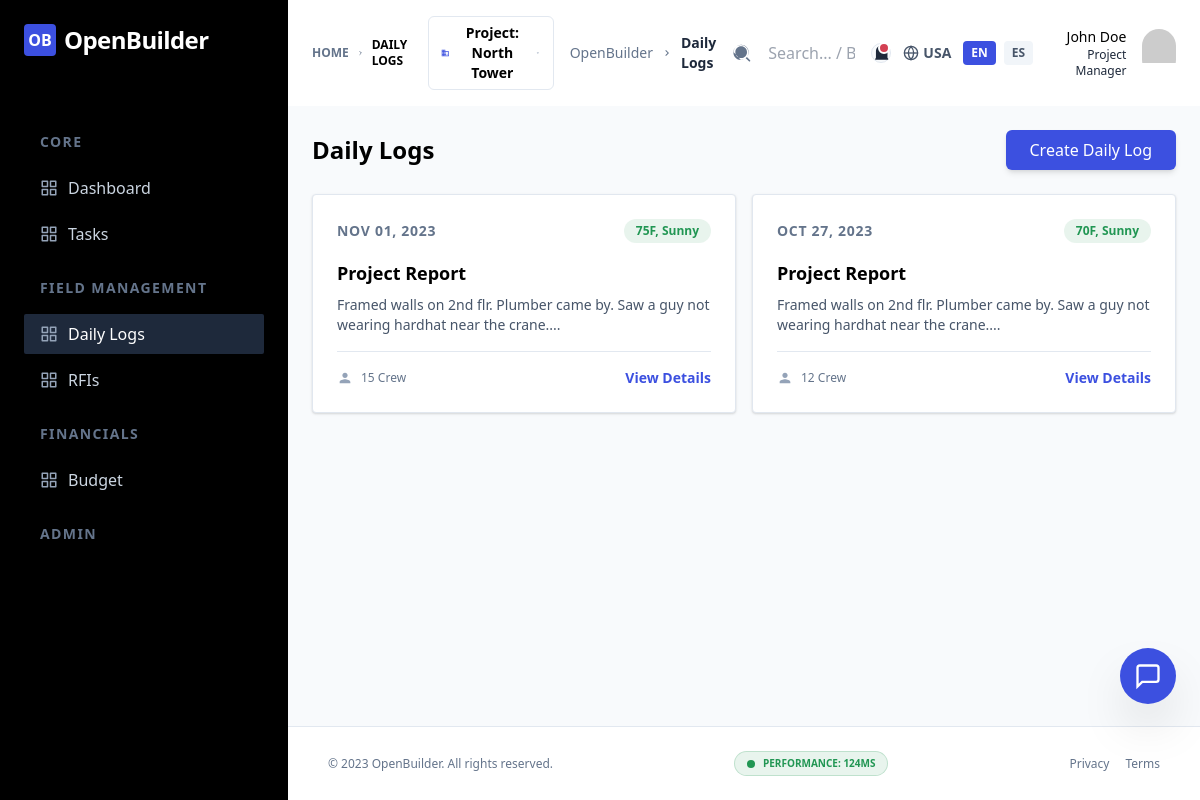
/?page=daily_logs&lang=en, run on the app's committed database.
### tables this page shows
CREATE TABLE daily_logs (
            id INTEGER PRIMARY KEY AUTOINCREMENT,
            log_date TEXT NOT NULL,
            weather TEXT,
            manpower INTEGER,
            work_performed TEXT,
            ai_report TEXT
        );

### src/app.php (called while the page is built, shortened)
<?php
$lang = $_GET['lang'] ?? 'en';
$region = $_GET['region'] ?? 'USA';
$page_titles = [
    'dashboard' => ['en' => 'Dashboard', 'es' => 'Panel'],
    'rfis' => ['en' => 'RFIs', 'es' => 'Solicitudes'],
    'create_rfi' => ['en' => 'Create RFI', 'es' => 'Crear RFI'],
    'daily_logs' => ['en' => 'Daily Logs', 'es' => 'Diarios'],
    'create_daily_log' => ['en' => 'Create Daily Log', 'es' => 'Crear Diario'],
    'view_daily_log' => ['en' => 'View Daily Log', 'es' => 'Ver Diario'],
    'budget' => ['en' => 'Budget', 'es' => 'Presupuesto'],
    'docs' => ['en' => 'Docs', 'es' => 'Docs'],
    'project_settings' => ['en' => 'Settings', 'es' => 'Ajustes'],
    'audit_logs' => ['en' => 'Audit Logs', 'es' => 'Auditoría'],
    'mfa' => ['en' => 'MFA', 'es' => 'MFA'],
];
function paginate_results($pdo, $query, $params = [], $per_page = 5) {
    $p = $_GET['p'] ?? 1;
    $offset = ($p - 1) * $per_page;
    $count_query = preg_replace('/SELECT (.*) FROM/i', 'SELECT COUNT(*) FROM', $query);
    $count_query = preg_replace('/ORDER BY (.*)/i', '', $count_query);
    $stmt = $pdo->prepare($count_query);
    $stmt->execute($params);
    $total_items = $stmt->fetchColumn();
    $total_pages = ceil($total_items / $per_page);
    $paged_query = $query . " LIMIT :limit OFFSET :offset";
    $stmt = $pdo->prepare($paged_query);
    $stmt->bindValue(':limit', $per_page, PDO::PARAM_INT);
    $stmt->bindValue(':offset', $offset, PDO::PARAM_INT);
    $stmt->execute();
    return [
        'items' => $stmt->fetchAll(PDO::FETCH_ASSOC),
        'total_pages' => $total_pages,
        'current_page' => $p,
        'total_items' => $total_items
    ];
}

### templates/daily_logs.php (the view, shortened to what this page needs)
<?php
$query = "SELECT * FROM daily_logs ORDER BY log_date DESC, id DESC";
$pagination = paginate_results($pdo, $query, [], 6);
$daily_logs = $pagination['items'];
?>
<div class="mb-6 flex flex-col gap-3 sm:flex-row sm:items-center sm:justify-between">
    <h2 class="text-2xl font-bold text-black">
        <?php echo $lang === 'es' ? 'Diarios de Obra' : 'Daily Logs'; ?>
    </h2>
    <a href="?page=create_daily_log&lang=<?php echo $lang; ?>" class="inline-flex items-center justify-center rounded-md bg-primary py-2 px-6 text-center font-medium text-white hover:bg-opacity-90 shadow-md transition-all active:scale-95">
        <?php echo $lang === 'es' ? 'Crear Diario' : 'Create Daily Log'; ?>
    </a>
</div>
<div class="grid grid-cols-1 gap-4 md:grid-cols-2 xl:grid-cols-3">
    <?php foreach ($daily_logs as $log): ?>
    <div class="card hover:shadow-md transition-shadow">
        <div class="flex items-center justify-between mb-4">
            <span class="text-sm font-bold text-slate-500 uppercase tracking-wider">
                <?php echo date('M d, Y', strtotime($log['log_date'])); ?>
            </span>
            <span class="inline-flex rounded-full bg-success bg-opacity-10 py-1 px-3 text-xs font-bold text-success">
                <?php echo htmlspecialchars($log['weather']); ?>
            </span>
        </div>
        <h3 class="text-lg font-bold text-black mb-2 truncate">
            <?php echo $lang === 'es' ? 'Informe de Obra' : 'Project Report'; ?>
        </h3>
        <p class="text-sm text-slate-600 line-clamp-3 mb-4">
            <?php echo htmlspecialchars(substr($log['work_performed'], 0, 150)); ?>...
        </p>
        <div class="flex items-center justify-between border-t border-stroke pt-4">
            <div class="flex items-center gap-2">
                <svg class="fill-slate-400" width="16" height="16" viewBox="0 0 24 24">
                    <path d="M12 12c2.21 0 4-1.79 4-4s-1.79-4-4-4-4 1.79-4 4 1.79 4 4 4zm0 2c-2.67 0-8 1.34-8 4v2h16v-2c0-2.66-5.33-4-8-4z"></path>
                </svg>
                <span class="text-xs font-medium text-slate-500"><?php echo $log['manpower']; ?> <?php echo $lang === 'es' ? 'Personal' : 'Crew'; ?></span>
            </div>
            <a href="?page=view_daily_log&id=<?php echo $log['id']; ?>&lang=<?php echo $lang; ?>" class="text-primary hover:underline text-sm font-bold">
                <?php echo $lang === 'es' ? 'Ver Detalles' : 'View Details'; ?>
            </a>
        </div>
    </div>
    <?php endforeach; ?>
</div>

### layouts/header.php (shortened to what this page needs)
<!DOCTYPE html>
<html lang="<?php echo $lang; ?>">
<head>
    <link rel="stylesheet" href="public/css/variables.css?v=<?php echo ASSET_VERSION; ?>">
    <link rel="stylesheet" href="public/css/base.css?v=<?php echo ASSET_VERSION; ?>">
    <script src="https://cdn.tailwindcss.com"></script>
</head>
<body class="bg-slate-50 text-slate-800 font-sans">

### index.php (shortened to what this page needs)
<?php
require_once __DIR__ . '/src/app.php';
$page = $_GET['page'] ?? 'dashboard';
include_once __DIR__ . '/layouts/header.php';
?>
<div class="flex h-screen overflow-hidden">
    <?php include_once __DIR__ . '/layouts/sidebar.php'; ?>
    <div class="relative flex flex-1 flex-col overflow-y-auto overflow-x-hidden">
        <?php include_once __DIR__ . '/layouts/topbar.php'; ?>
        <main class="flex-1">
            <div class="mx-auto max-w-screen-2xl p-4 md:p-6 2xl:p-10">
                <?php
                $template_file = __DIR__ . "/templates/{$page}.php";
                include $template_file;
                ?>
            </div>
        </main>
        <?php include_once __DIR__ . '/layouts/footer.php'; ?>
<button onclick="document.getElementById('ai-chat').classList.toggle('hidden')" class="fixed bottom-24 right-6 z-9999 h-14 w-14 bg-primary text-white rounded-full shadow-2xl flex items-center justify-center hover:scale-110 transition-all active:scale-95">
    <svg width="28" height="28" viewBox="0 0 24 24" fill="none" stroke="currentColor" stroke-width="2"><path d="M21 15a2 2 0 0 1-2 2H7l-4 4V5a2 2 0 0 1 2-2h14a2 2 0 0 1 2 2z"></path></svg>
</button>

### layouts/sidebar.php (shortened to what this page needs)
<?php
$nav_json = file_get_contents(__DIR__ . '/../src/navigation.json');
$nav_groups = json_decode($nav_json, true);
?>
<aside id="sidebar" class="absolute left-0 top-0 z-999 flex h-screen w-72 flex-col overflow-y-hidden bg-black duration-300 ease-linear lg:static lg:translate-x-0 -translate-x-full" role="navigation" aria-label="Main Navigation">
    <div class="flex items-center justify-between gap-2 px-6 py-5 lg:py-6">
        <a href="index.php" class="flex items-center gap-2">
            <div class="h-8 w-8 bg-primary rounded flex items-center justify-center text-white font-bold">OB</div>
            <span class="text-2xl font-bold text-white tracking-tight">OpenBuilder</span>
        </a>
    </div>
    <div class="no-scrollbar flex flex-col overflow-y-auto duration-300 ease-linear">
        <nav class="mt-5 py-4 px-4 lg:mt-9 lg:px-6">
            <?php foreach ($nav_groups as $group): ?>
                <div class="mb-6">
                    <h3 class="mb-4 ml-4 text-sm font-semibold text-slate-500 uppercase tracking-widest">
                        <?php echo $lang === 'es' ? $group['group_es'] : $group['group_en']; ?>
                    </h3>
                    <ul class="flex flex-col gap-1.5">
                        <?php foreach ($group['items'] as $item):
                            if (!ModuleRegistry::isEnabled($item['id'])) continue;
                            $isActive = ($page === $item['id']);
                        ?>
                            <li>
                                <a href="?page=<?php echo $item['id']; ?>&lang=<?php echo $lang; ?>"
                                   class="group relative flex items-center gap-2.5 rounded-sm py-2 px-4 font-medium text-slate-300 duration-300 ease-in-out hover:bg-slate-800 <?php echo $isActive ? 'bg-slate-800 text-white' : ''; ?>">
                                    <span class="text-slate-400 group-hover:text-white">
                                    </span>
                                    <?php echo $lang === 'es' ? $item['name_es'] : $item['name_en']; ?>
                                </a>
                            </li>
                        <?php endforeach; ?>
                    </ul>
                </div>
            <?php endforeach; ?>
        </nav>
    </div>
</aside>

### layouts/topbar.php (shortened to what this page needs)
<header class="sticky top-0 z-999 flex w-full bg-white drop-shadow-1">
    <div class="flex flex-grow items-center justify-between px-4 py-4 shadow-2 md:px-6 2xl:px-11">
        <nav class="hidden sm:flex items-center gap-2 text-xs font-bold uppercase text-slate-500 mr-4">
            <a href="?page=dashboard&lang=<?php echo $lang; ?>" class="hover:text-primary transition-colors">Home</a>
            <?php if ($page !== 'dashboard'): ?>
                <svg width="12" height="12" viewBox="0 0 24 24" fill="none" stroke="currentColor" stroke-width="3"><polyline points="9 18 15 12 9 6"></polyline></svg>
                <span class="text-black"><?php echo ucfirst(str_replace('_', ' ', $page)); ?></span>
            <?php endif; ?>
        </nav>
        <div class="hidden sm:flex items-center gap-4">
            <div class="relative group">
                <button class="flex items-center gap-2 text-sm font-bold text-black border border-stroke rounded-md px-3 py-1.5 hover:bg-slate-50 transition-all">
                    <svg class="fill-primary" width="18" height="18" viewBox="0 0 24 24"><path d="M12 7V3H2v18h20V7H12zM6 19H4v-2h2v2zm0-4H4v-2h2v2zm0-4H4V9h2v2zm0-4H4V5h2v2zm4 12H8v-2h2v2zm0-4H8v-2h2v2zm0-4H8V9h2v2zm0-4H8V5h2v2zm10 12h-8v-2h2v-2h-2v-2h2v-2h-2V9h8v10zm-2-8h-2v2h2v-2zm0 4h-2v2h2v-2z"/></svg>
                    <span><?php echo $lang === 'es' ? 'Proyecto: Torre Norte' : 'Project: North Tower'; ?></span>
                    <svg class="fill-slate-400 group-hover:rotate-180 transition-transform" width="12" height="12" viewBox="0 0 24 24"><path d="M7 10l5 5 5-5H7z"/></svg>
                </button>
            </div>
            <nav class="flex text-sm text-slate-500">
                <ol class="list-none p-0 inline-flex">
                    <li class="flex items-center">
                        <a href="?page=dashboard&lang=<?php echo $lang; ?>" class="hover:text-primary">OpenBuilder</a>
                        <svg class="fill-current w-3 h-3 mx-2" viewBox="0 0 24 24"><path d="M10 6L8.59 7.41 13.17 12l-4.58 4.59L10 18l6-6z"/></svg>
                    </li>
                    <li class="flex items-center text-slate-800 font-bold capitalize">
                        <?php echo $page_titles[$page][$lang] ?? str_replace('_', ' ', $page); ?>
                    </li>
                </ol>
            </nav>
            <form action="index.php" method="GET">
                <div class="relative">
                    <button class="absolute left-0 top-1/2 -translate-y-1/2">
                    </button>
                    <input type="text" name="search" placeholder="Search... / Buscar..." class="w-full bg-transparent pl-9 pr-4 font-medium focus:outline-none xl:w-125">
                </div>
            </form>
        </div>
        <div class="flex items-center gap-3 2x:gap-7">
            <div class="relative group">
                <button class="relative flex h-8.5 w-8.5 items-center justify-center rounded-full border border-stroke bg-slate-50 hover:text-primary">
                    <span class="absolute -top-0.5 right-0 z-1 h-3 w-3 rounded-full bg-danger border-2 border-white animate-pulse"></span>
                </button>
            </div>
        <div class="relative group">
            <button class="flex items-center gap-1 text-sm font-bold text-slate-600 hover:text-primary uppercase">
                <svg width="16" height="16" viewBox="0 0 24 24" fill="none" stroke="currentColor" stroke-width="2"><circle cx="12" cy="12" r="10"></circle><line x1="2" y1="12" x2="22" y2="12"></line><path d="M12 2a15.3 15.3 0 0 1 4 10 15.3 15.3 0 0 1-4 10 15.3 15.3 0 0 1-4-10 15.3 15.3 0 0 1 4-10z"></path></svg>
                <?php echo $region; ?>
            </button>
        </div>
            <div class="flex gap-2 mr-4">
                <a href="?page=<?php echo $page; ?>&lang=en" class="px-2 py-1 text-xs font-bold rounded <?php echo $lang === 'en' ? 'bg-primary text-white' : 'bg-slate-100 text-slate-600'; ?>">EN</a>
                <a href="?page=<?php echo $page; ?>&lang=es" class="px-2 py-1 text-xs font-bold rounded <?php echo $lang === 'es' ? 'bg-primary text-white' : 'bg-slate-100 text-slate-600'; ?>">ES</a>
            </div>
            <div class="relative">
                <a class="flex items-center gap-4" href="#">
                    <span class="hidden text-right lg:block">
                        <span class="block text-sm font-medium text-black">John Doe</span>
                        <span class="block text-xs"><?php echo $lang === 'es' ? 'Gerente de Proyecto' : 'Project Manager'; ?></span>
                    </span>
                    <span class="h-12 w-12 rounded-full overflow-hidden">
                        <img src="https://ui-avatars.com/api/?name=John+Doe&background=3C50E0&color=fff&size=128" alt="User">
                    </span>
                </a>
            </div>
        </div>
    </div>
</header>

### layouts/footer.php (shortened to what this page needs)
<footer class="mt-auto py-6 px-4 md:px-10 text-center border-t border-stroke bg-white">
    <div class="flex flex-col md:flex-row items-center justify-between gap-4">
        <p class="text-xs text-slate-500">
            &copy; 2023 OpenBuilder. <?php echo $lang === 'es' ? 'Todos los derechos reservados.' : 'All rights reserved.'; ?>
        </p>
        <div class="flex items-center gap-2 px-3 py-1 bg-success bg-opacity-10 rounded-full border border-success border-opacity-20">
            <span class="h-2 w-2 rounded-full bg-success animate-pulse"></span>
            <span class="text-[10px] font-bold text-success uppercase">
                <?php echo $lang === 'es' ? 'Rendimiento: ' : 'Performance: '; ?> 124ms
            </span>
        </div>
        <div class="flex gap-4">
            <a href="#" class="text-xs text-slate-500 hover:text-primary transition-colors"><?php echo $lang === 'es' ? 'Privacidad' : 'Privacy'; ?></a>
            <a href="#" class="text-xs text-slate-500 hover:text-primary transition-colors"><?php echo $lang === 'es' ? 'Términos' : 'Terms'; ?></a>
        </div>
    </div>
</footer>
</body>
</html>

### public/css/variables.css (style rules this page uses)
:root { --color-primary: hsl(231, 74%, 56%); --color-primary-dark: hsl(231, 74%, 46%); --color-danger-light: hsl(0, 75%, 96%); --bg-body: hsl(210, 20%, 98%); --bg-card: hsl(0, 0%, 100%); --text-main: hsl(210, 20%, 15%); --text-muted: hsl(210, 10%, 45%); }
:root { --primary: hsl(230, 70%, 55%); --primary-dark: hsl(230, 70%, 45%); --secondary: hsl(200, 15%, 43%); --accent: hsl(35, 90%, 55%); --success: hsl(150, 60%, 45%); --warning: hsl(35, 90%, 55%); --danger: hsl(0, 75%, 60%); --color-success: hsl(145, 63%, 36%); --color-warning: hsl(28, 87%, 62%); --color-danger: hsl(352, 63%, 54%); --color-body-bg: hsl(210, 40%, 96%); --color-text-main: hsl(215, 25%, 27%); --color-text-muted: hsl(215, 16%, 47%); --color-stroke: hsl(214, 32%, 91%); --color-white: hsl(0, 0%, 100%); --color-black: hsl(222, 47%, 11%); --glass-bg: hsla(0, 0%, 100%, 0.7); --glass-border: hsla(0, 0%, 100%, 0.3); --glass-blur: 10px; --space-1: 0.25rem; --space-2: 0.5rem; --space-3: 0.75rem; --space-4: 1rem; --space-6: 1.5rem; --space-8: 2rem; --space-10: 2.5rem; --shadow-sm: 0 1px 2px 0 rgba(0, 0, 0, 0.05); --shadow-default: 0 1px 3px 0 rgba(0, 0, 0, 0.1), 0 1px 2px 0 rgba(0, 0, 0, 0.06); --shadow-md: 0 4px 6px -1px rgba(0, 0, 0, 0.1), 0 2px 4px -1px rgba(0, 0, 0, 0.06); }

### public/css/base.css (style rules this page uses)
* { margin: 0; padding: 0; box-sizing: border-box; }
body { background-color: var(--color-body-bg); color: var(--color-text-main); font-family: 'Inter', -apple-system, BlinkMacSystemFont, "Segoe UI", Roboto, sans-serif; line-height: 1.5; }
h1, h2, h3, h4, h5, h6 { color: var(--color-black); font-weight: 700; }
a { color: var(--color-primary); text-decoration: none; transition: color 0.3s ease; }
.card { background: var(--color-white); border: 1px solid var(--color-stroke); border-radius: var(--space-1); padding: var(--space-6); box-shadow: var(--shadow-default); }

### data on the page
daily_logs: log_date "NOV 01, 2023", weather "75F, Sunny", work_performed "Framed walls on 2nd flr. Plumber came by. Saw a guy not wearing hardhat near the crane.", manpower "15"
daily_logs: log_date "OCT 27, 2023", weather "70F, Sunny", work_performed "Framed walls on 2nd flr. Plumber came by. Saw a guy not wearing hardhat near the crane.", manpower "12"

### other printed values
$group['group_en'] "CORE"
$item['name_en'] "Dashboard"
$item['name_en'] "Tasks"
$group['group_en'] "FIELD MANAGEMENT"
$item['name_en'] "Daily Logs"
$item['name_en'] "RFIs"
$group['group_en'] "FINANCIALS"
$item['name_en'] "Budget"
$group['group_en'] "ADMIN"
str_replace('_', ' ', $page) "DAILY LOGS"
$page_titles[$page][$lang] "Daily Logs"
$region "USA"
